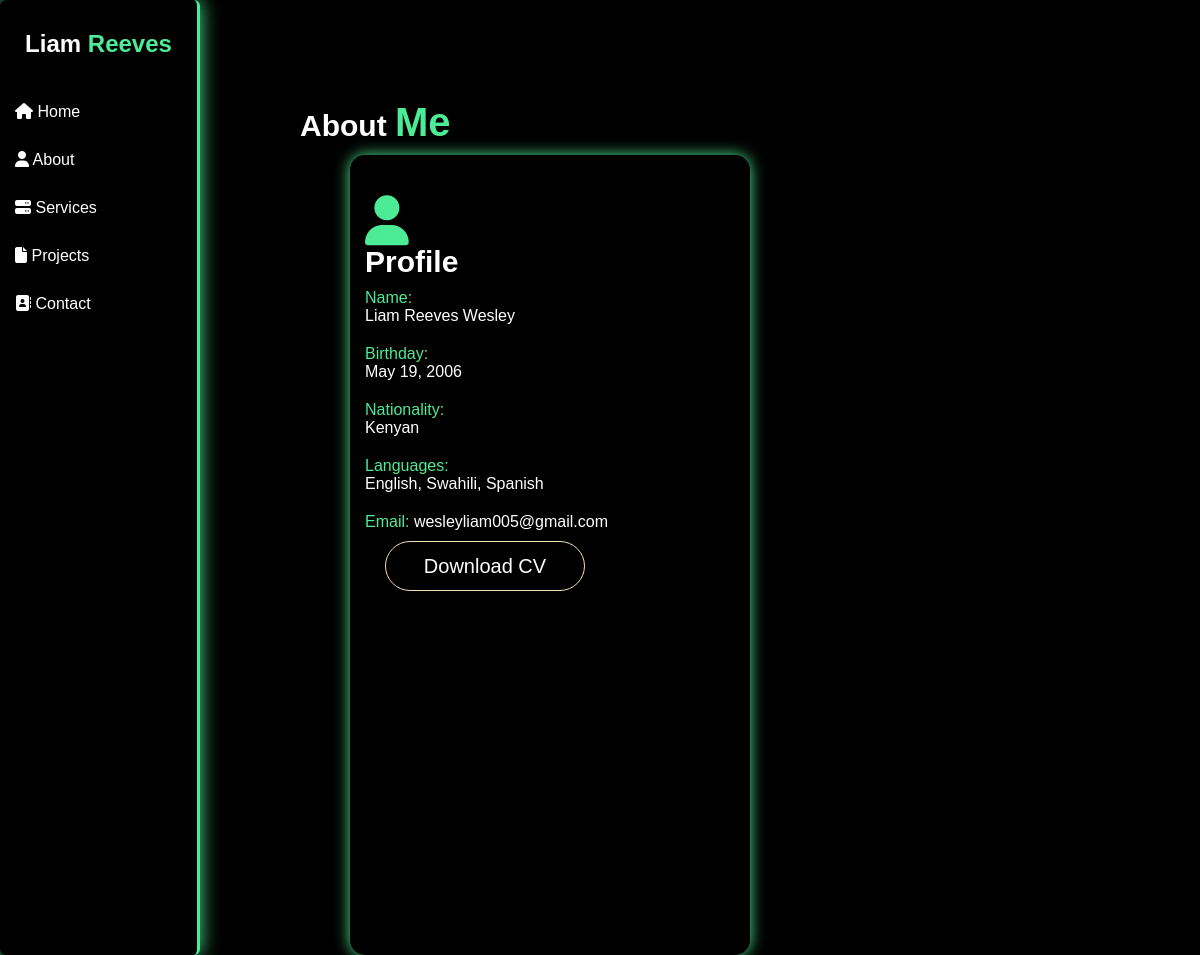
The page /about/ on the database its author committed.
### interface/models.py (models this page shows, shortened)
class Profile(models.Model):
    name=models.CharField(max_length=64)
    birthday=models.DateField(max_length=100)
    nationality=models.CharField(max_length=64)
    languages=models.CharField(max_length=100)
    email=models.EmailField(max_length=100)

### interface/views.py (the view)
# urls.py: path('about/', views.about, name='about'),
def about(request):
    context = {'profile': Profile.objects.all()}
    context['education'] = Education.objects.all()
    return render(request, "about.html", context)

### interface/templates/about.html (shortened to what this page needs)
{% extends 'layout.html' %}
{% load static %}
{% block body %}
<link rel="stylesheet" href="{% static 'css/about.css' %}">
<section id="about-section">
    <div class="about">
        <h1>About <span>Me</span></h1>
        <div class="profile_section">
            <div class="profile_card">
                <i class="fa-solid fa-user"></i>   <h3>Profile</h3>
                {% for profile in profile%}
                <p><span>Name: </span> <br> {{profile.name}}</p>
                <p><span>Birthday: </span> <br> {{profile.birthday}}</p>
                <p><span>Nationality: </span> <br>{{profile.nationality}}</p>
                <p><span>Languages: </span> <br> {{profile.languages}}</p>
                <p><span>Email: </span> {{profile.email}}</p>
                {% endfor %}
                    <button onclick="downloadCV()">Download CV</button>
            </div>
        </div>
    </div>
</section>
{% endblock%}

### static/css/interface.css (style rules this page uses)
* { margin: 0; padding: 0; box-sizing: border-box; font-family: 'Raleway', sans-serif; list-style: none; text-decoration: none; }
body { background-color: #000; }
html { scroll-behavior: smooth; }

### static/css/about.css (style rules this page uses)
p { color: #fff; }
#about-section { margin-top: 100px; margin-left: 300px; }
.about h1 { font-size: 30px; color: white; }
.about h1 span { font-size: 40px; color:#4ceb95; }
.profile_section { display: flex; margin-top: 10px; }
.profile_card h3 { font-size: 30px; color: #fff; }
.profile_card p { padding-top: 10px; padding-bottom: 10px; color: #fff; }
.profile_card i { font-size: 50px; color: #4ceb95; }
.profile_card { background: black; width: 400px; height: 800px; margin-left: 50px; padding: 40px 15px; text-align: left; justify-content: space-between; align-items: center; border: none; border-radius: 15px; box-shadow: 0px 0px 15px #4ceb95; transition: transform 0.5s ,ease-in-out 0.3s, color 0.3s; }
.profile_card p span { color:#4ceb95; }
.profile_card button { margin-left: 20px; align-items: center; width: 200px; height: 50px; text-align: center; font-size: 20px; background: black; border: 0.5px solid wheat; color: #fff; border-radius: 25px; transition: transform 0.5s ease-in , color 0.3s; }

### rows shown on the page
Profile: name "Liam Reeves Wesley", birthday "May 19, 2006", nationality "Kenyan", languages "English, Swahili, Spanish", email "wesleyliam005@gmail.com"
